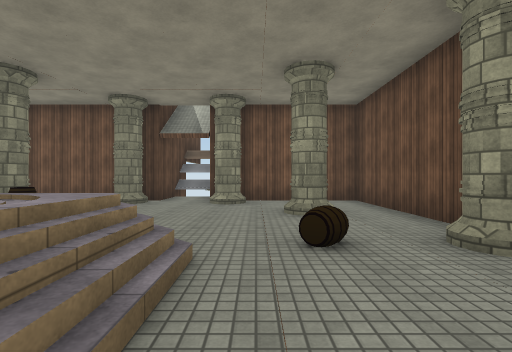
[1] (above)

16 first-person views from a walk through a Unity game level. The camera is 1.3 m above the floor, looks level and sees 85° across. The floor is counted in squares, 2 m on a side. Each view is taken from the middle of a square. On the plan, view 1 faces up. The plan holds only what a view shows up to about 9 squares ahead; the rest is blank. The place goes on beyond the plan. The player character is not drawn. Some surface patterns are stand-ins.

[2]
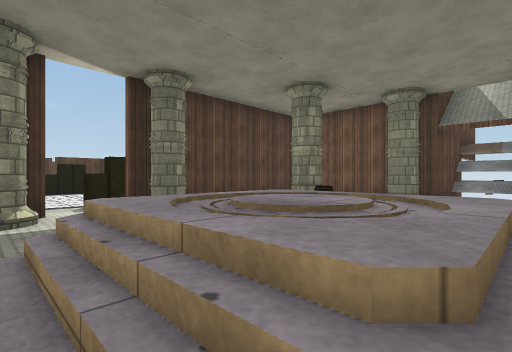

[3]
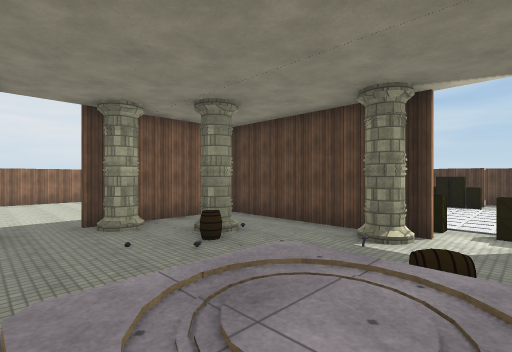

[4]
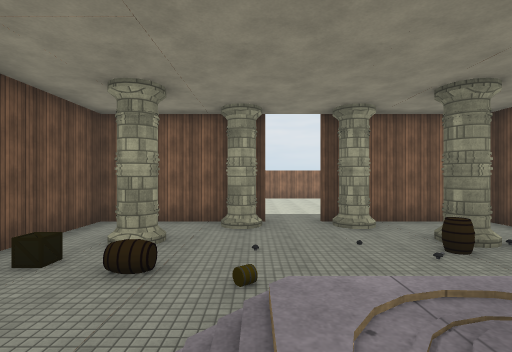

[5]
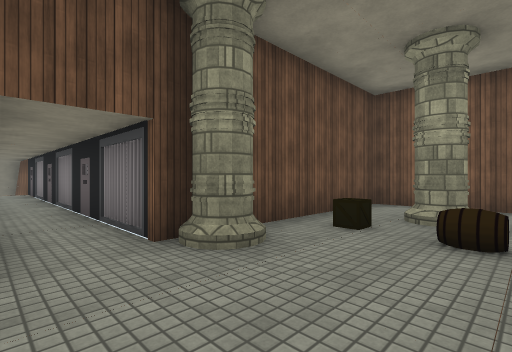

[6]
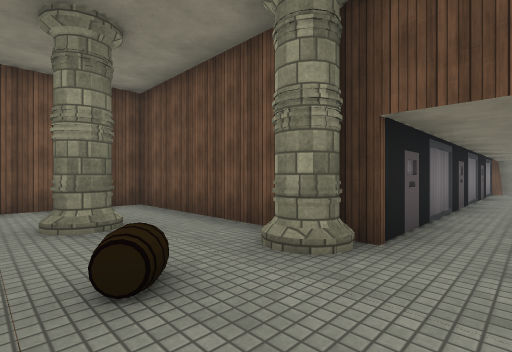

[7]
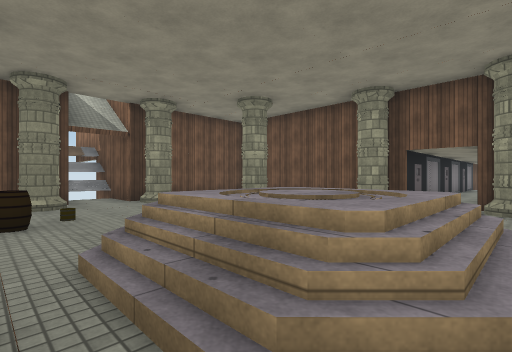

[8]
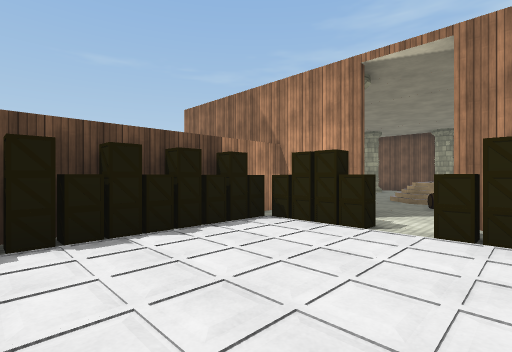

[9]
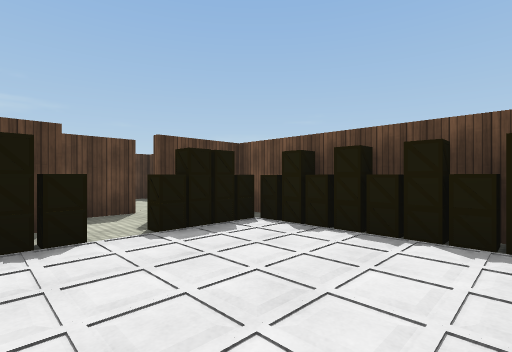

[10]
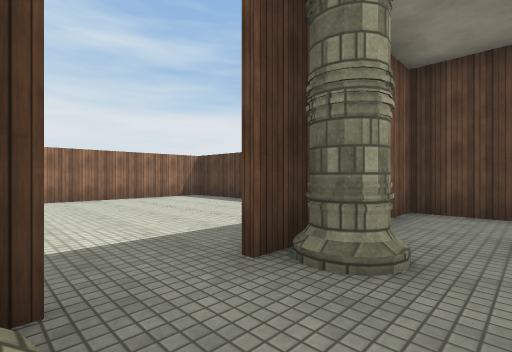

[11]
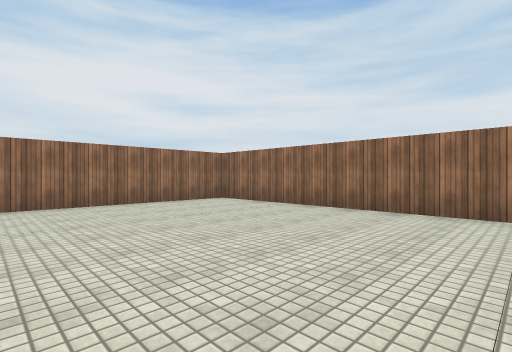

[12]
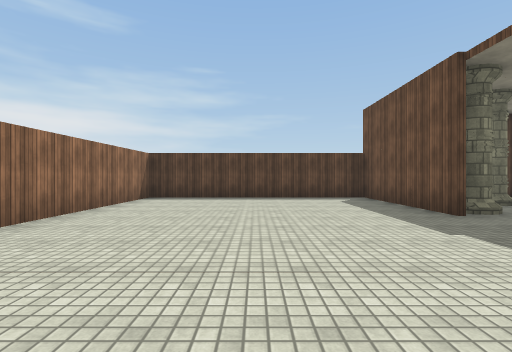

[13]
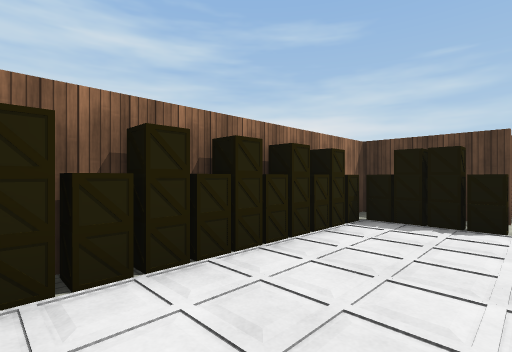

[14]
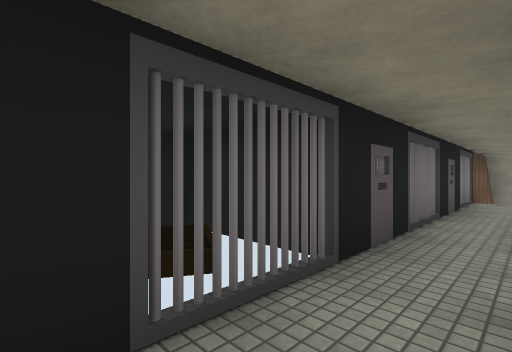

[15]
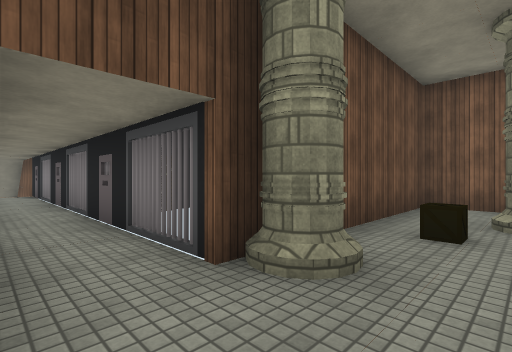

[16]
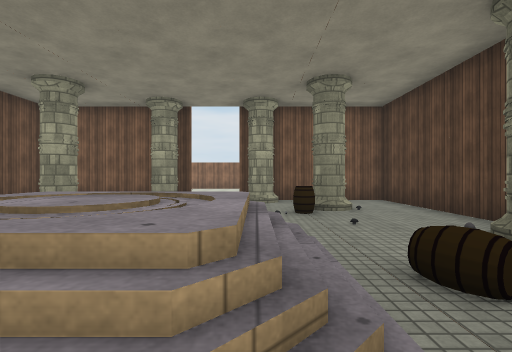

### Floor plan
Key: @ floor where view 1 was taken; # wall or solid block; . main floor; : floor 1 m higher than the main floor; / step, stairs or slope; ^ raised ledge; P pillar; B barrel; C crate; O other object.
Columns run from 13 left of view 1 to 16 right of it. Each row starts with its distance up from view 1.
 10           ###
  9           #^#
  8        ####.#####
  7       #   P.P...#
  6       #   ......#
  5       #  BP...P.#
  4 #######  .......#  #
  3 #CC.CCCP .///.B.#  #
  2 #C....C.../:/..P##############
  1 #C....C..B/:/.............
  0 #C....CPO.///@.P###########
 -1 #CCCCC #.O../B.C#
 -2       ##OBO.O...#
 -3       #..P....P.#
 -4       #...P.P...#
 -5       #####.#####
 -6       #.........#
 -7       #.........#
 -8       #.........#
 -9       #.........#
-10       #.........#
-11       #.........#
-12       ###########

Where each view was taken, in squares from view 1:
view 1: 0 up, 0 right, facing up
view 2: 0 up, 1 left, facing up-left
view 3: 2 up, 1 left, facing down-left
view 4: 2 up, 1 left, facing down
view 5: 2 up, 0 right, facing down-right
view 6: 1 up, 0 right, facing up-right
view 7: 0 up, 4 left, facing up-right
view 8: 0 up, 11 left, facing up-right
view 9: 0 up, 9 left, facing up-left
view 10: 3 down, 1 left, facing down-left
view 11: 6 down, 4 left, facing down-right
view 12: 8 down, 2 right, facing left
view 13: 1 up, 8 left, facing down-left
view 14: 1 up, 4 right, facing up-right
view 15: 2 up, 1 right, facing down-right
view 16: 3 up, 3 left, facing down
